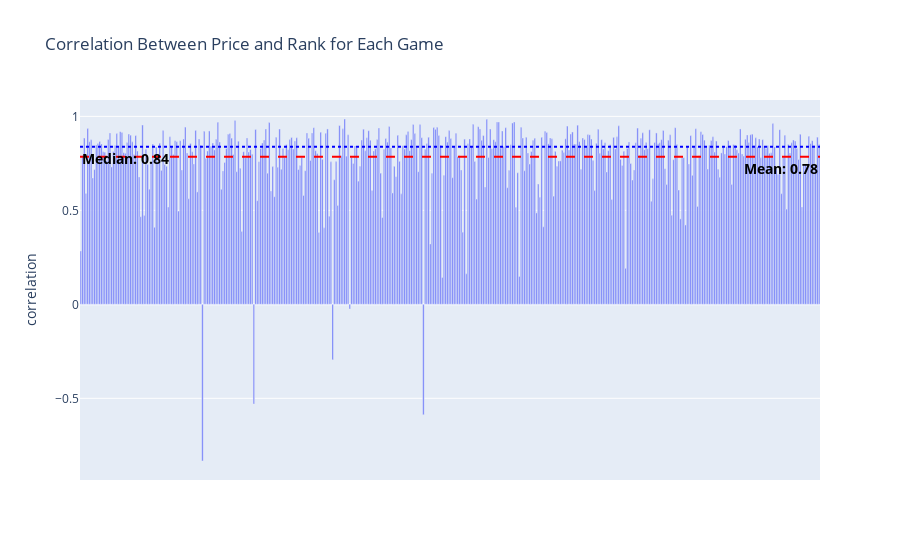

Notebook cell for this chart:
### Markdown cell above
For convenience of representation only a sample of 3 games was drawn from data. 
What we observe is actually a hint for a strong linear relationship between rank and pricing strategy, as for each game change in rank position corresponds to price shift. To analyze it further, let us plot a correlation between these features across all games.

### Code cell
correlation = df_all.groupby('game')[['price', 'rank']].corr().unstack().iloc[:, 1]
correlation.dropna(inplace=True)
correlation_df = correlation.reset_index()
correlation_df.columns = ['game', 'correlation']

mean_correlation = correlation_df['correlation'].mean()
median_correlation = correlation_df['correlation'].median()

fig = px.bar(
    correlation_df,
    x=correlation_df.index,
    y='correlation',
    labels={'x': 'Game', 'y': 'Correlation'},
    title='Correlation Between Price and Rank for Each Game',
    hover_data={'game': True},
)
fig.add_hline(
    y=mean_correlation,
    line_dash="dash",
    line_color="red",
    annotation_text=f"Mean: {mean_correlation:.2f}",
    annotation_position="bottom right",
    annotation_font=dict(size=14, weight='bold', color='black')
)

fig.add_hline(
    y=median_correlation,
    line_dash="dot",
    line_color="blue", 
    annotation_text=f"Median: {median_correlation:.2f}",
    annotation_position="bottom left",
    annotation_font=dict(size=14, weight='bold', color='black')
)


fig.update_xaxes(
    tickvals=[], 
    ticktext=[],  
    title_text=''
)

fig.show()

### Figure 1 — Plotly figure (JSON) as saved in the notebook; plotly's stock layout.template omitted (floating-point values rounded to 4 significant figures; data arrays with more than 128 entries replaced by an {"elided": "..."} marker saying what was removed)
{"data": [{"customdata": {"elided": "432x1 str values"}, "hovertemplate": "index=%{x}<br>correlation=%{y}<br>game=%{customdata[0]}<extra></extra>", "legendgroup": "", "marker": {"color": "#636efa", "pattern": {"shape": ""}}, "name": "", "orientation": "v", "showlegend": false, "textposition": "auto", "type": "bar", "x": {"elided": "432 int values"}, "xaxis": "x", "y": {"elided": "432 float values"}, "yaxis": "y"}], "layout": {"annotations": [{"font": {"color": "black", "size": 14, "weight": "bold"}, "showarrow": false, "text": "Mean: 0.78", "x": 1, "xanchor": "right", "xref": "x domain", "y": 0.7845, "yanchor": "top", "yref": "y"}, {"font": {"color": "black", "size": 14, "weight": "bold"}, "showarrow": false, "text": "Median: 0.84", "x": 0, "xanchor": "left", "xref": "x domain", "y": 0.8378, "yanchor": "top", "yref": "y"}], "barmode": "relative", "legend": {"tracegroupgap": 0}, "shapes": [{"line": {"color": "red", "dash": "dash"}, "type": "line", "x0": 0, "x1": 1, "xref": "x domain", "y0": 0.7845, "y1": 0.7845, "yref": "y"}, {"line": {"color": "blue", "dash": "dot"}, "type": "line", "x0": 0, "x1": 1, "xref": "x domain", "y0": 0.8378, "y1": 0.8378, "yref": "y"}], "title": {"text": "Correlation Between Price and Rank for Each Game"}, "xaxis": {"anchor": "y", "domain": [0, 1], "ticktext": [], "tickvals": [], "title": {"text": ""}}, "yaxis": {"anchor": "x", "domain": [0, 1], "title": {"text": "correlation"}}}}
